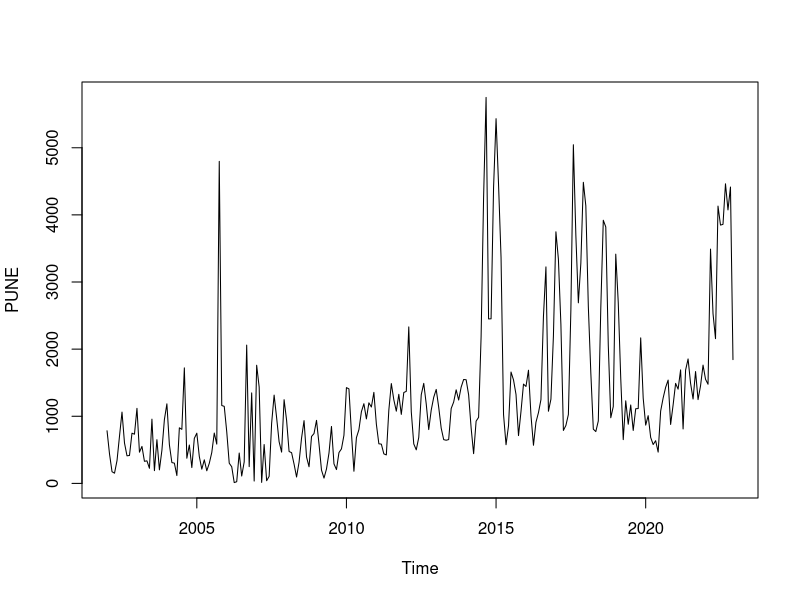
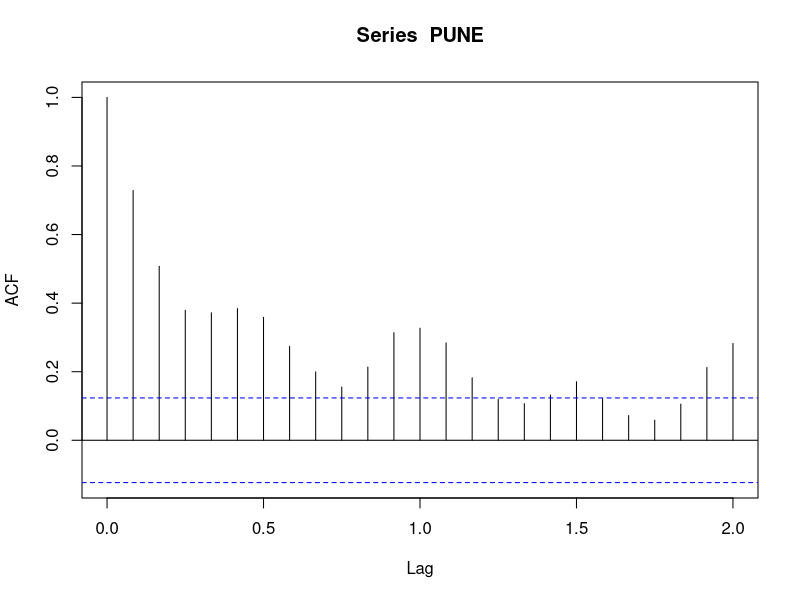
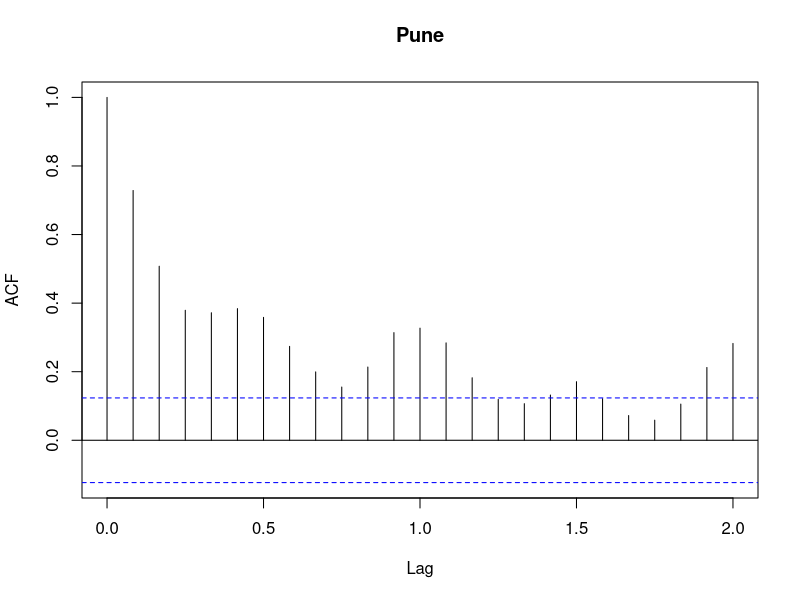
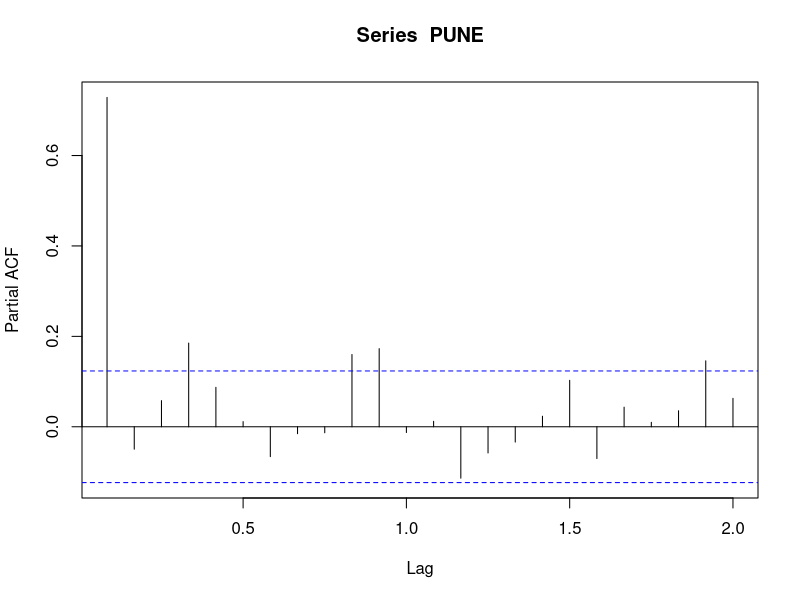
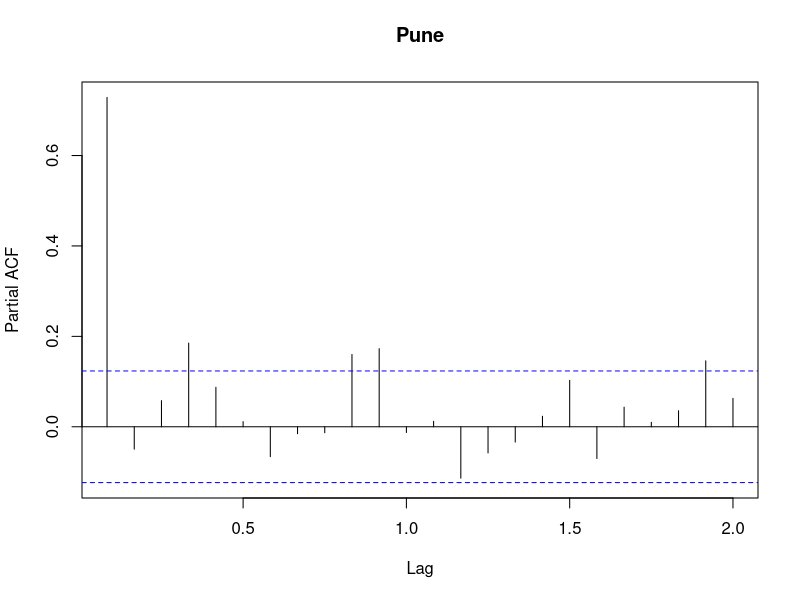

The R source for these figures, in order: (Note: this script raises an error after producing the figures.)
data = read.csv("5_TS_LEMON.csv")

#CHANGING TO TIME SERIES

PUNE <- ts(data$PUNE, start = c(2002, 1), end = c(2022, 12), frequency = 12)
PUNE

#PLOTTING DATA

plot(PUNE)


#ADF TEST TO CHECK P-VALUE

library(tseries)
adf.test(PUNE)

# Compute autocorrelation function
acf_result <- acf(PUNE)

# Plot autocorrelation function with title
plot(acf_result, main = "Pune")
# Compute autocorrelation function
pacf_result <- pacf(PUNE)

# Plot autocorrelation function with title
plot(pacf_result, main = "Pune")
# AUTO ARIMA

auto_arima =auto.arima(PUNE)

#FORECASTING FOR AUTO.ARIMA
library(forecast)
forecast = forecast(auto_arima,h=24)
forecast
autoplot(forecast,main = "Pune",xlab="Year", ylab = "Production in Tons")
#2022 VALUES(ACTUAL)

data_ts[240:252]

#checking accuracy for every model

# For auto ARIMA
mae_auto = mean(abs(forecast$residuals))
mse_auto = mean(forecast$residuals^2)
rmse_auto = sqrt(mse_auto)
actual_values = data_ts[229:252]
mape_auto = mean(abs(forecast$residuals / actual_values)) * 100
mae_auto
mse_auto
rmse_auto
mape_auto

#install.packages("e1071")
library(e1071)
library(stats)
# Compute skewness
skewness <- skewness(PUNE)

# Compute kurtosis
kurtosis <- kurtosis(PUNE)

# Compute standard deviation
std_dev <- sd(PUNE)
skewness
kurtosis
std_dev
summary(PUNE)
df<- data.frame(forecast)
write.csv(df, "PUNE.csv")
